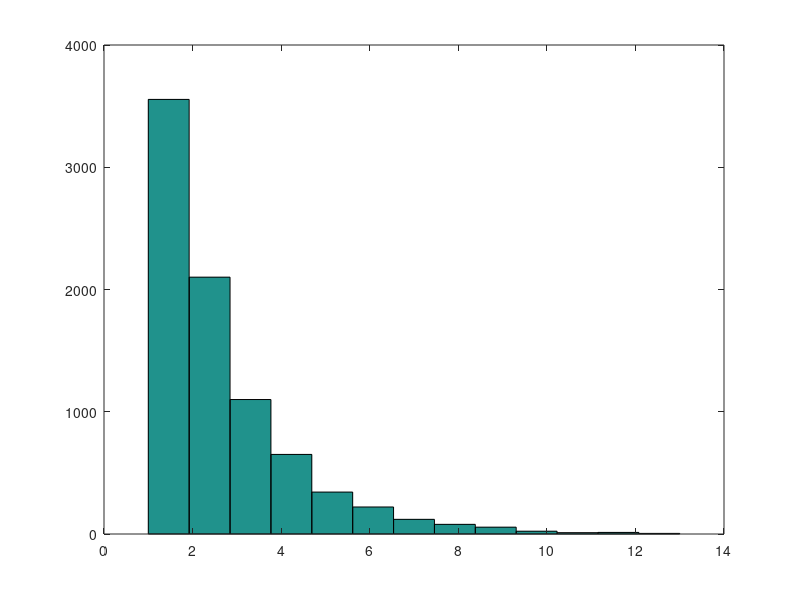

MATLAB code for this plot: (Note: this script raises an error after producing the figure.)
%Boda Norbert, bnim2219
function feladat2
X = [1:13];
N = [3555, 2101, 1100, 651, 343, 221, 120, 79, 56, 23, 11, 13, 5];

Tomb = zeros(1, sum(N));
index = 1;
for i=1:length(N)
    for j=1:N(i)
        Tomb(index)= X(i);
        index = index + 1;
    end
end
hist(Tomb, 13);

k = 13;
alpha = 0.01;

n = sum(N);
p = n / sum(N.*X);
p_i0 = DiscretePDF(X(1:12), 'geometric', p);
p_i0(13) = 1 - sum(p_i0(1:12));
l = 1;

chi2_value = sum(((N - n .* (p_i0)) .^2) ./ (n .* (p_i0)))
chi2_quantile = chi2inv(1 - alpha, k - l - 1)

if chi2_value < chi2_quantile
    disp('Geometriai eloszlast kovet');
    disp(p);
else
    disp('Nem kovet geometriai eloszlast');
end

end
